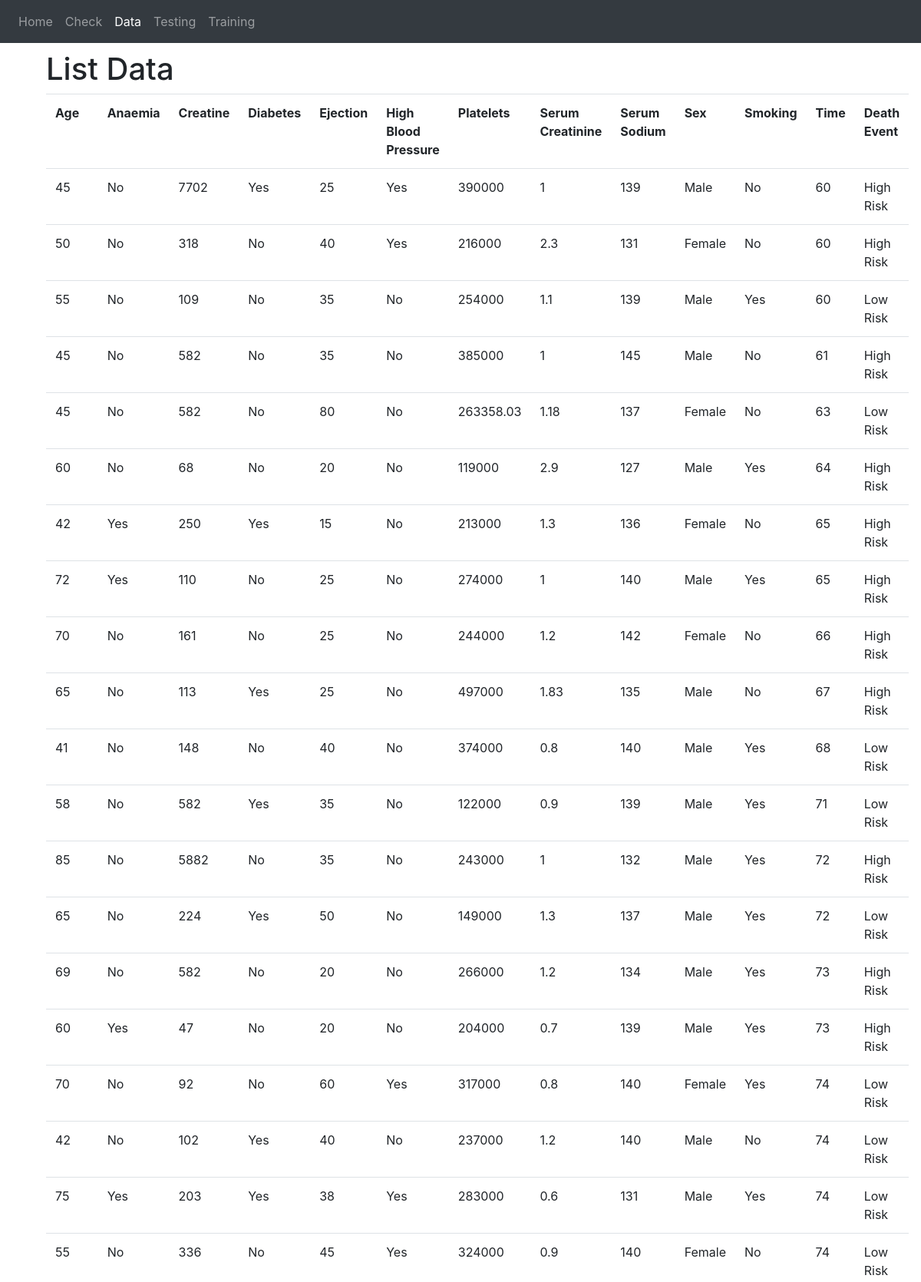
The app's page /data.php (upper part) with its own data.
### tables this page shows
CREATE TABLE `datas` (
  `age` varchar(5) DEFAULT NULL,
  `anaemia` varchar(7) DEFAULT NULL,
  `creatinine_phosphokinase` varchar(24) DEFAULT NULL,
  `diabetes` varchar(8) DEFAULT NULL,
  `ejection_fraction` varchar(17) DEFAULT NULL,
  `high_blood_pressure` varchar(19) DEFAULT NULL,
  `platelets` varchar(9) DEFAULT NULL,
  `serum_creatinine` varchar(16) DEFAULT NULL,
  `serum_sodium` varchar(12) DEFAULT NULL,
  `sex` varchar(3) DEFAULT NULL,
  `smoking` varchar(7) DEFAULT NULL,
  `time` varchar(4) DEFAULT NULL,
  `DEATH_EVENT` varchar(11) DEFAULT NULL
);

### data.php (the view, shortened to what this page needs)
<?php
require_once 'include/header.php';
require_once 'dbconnect.php';
?>
    <nav class="navbar navbar-expand-lg navbar-dark bg-dark">
        <div class="collapse navbar-collapse" id="navbarNav">
            <ul class="navbar-nav">
                <li class="nav-item">
                    <a class="nav-link" href="home.php">Home</a>
                </li>
                <li class="nav-item">
                    <a class="nav-link" href="form.php">Check</a>
                </li>
                <li class="nav-item active">
                    <a class="nav-link" href="data.php">Data <span class="sr-only">(current)</span></a>
                </li>
                <li class="nav-item">
                    <a class="nav-link" href="testingupload.php">Testing</a>
                </li>
                <li class="nav-item">
                    <a class="nav-link" href="trainingupload.php">Training</a>
                </li>
            </ul>
        </div>
    </nav>
    <div class="myDiv2">
    <h1>List Data</h1>
    <?php
        $query = "SELECT * FROM datas";
        $result = mysqli_query($connect, $query);
        echo"
            <table class=table><tr>
                <th>Age</th>
                <th>Anaemia</th>
                <th>Creatine</th>
                <th>Diabetes</th>
                <th>Ejection</th>
                <th>High Blood Pressure</th>
                <th>Platelets</th>
                <th>Serum Creatinine</th>
                <th>Serum Sodium</th>
                <th>Sex</th>
                <th>Smoking</th>
                <th>Time</th>
                <th>Death Event</th>
            </tr>
            ";
        while($row = mysqli_fetch_array($result)){
            if($row['anaemia'] == 1){
                $anaemia = "Yes";
            }
            else{
                $anaemia = "No";
            }
            if($row['diabetes'] == 1){
                $diabetes = "Yes";
            }
            else{
                $diabetes = "No";
            }
            if($row['high_blood_pressure'] == 1){
                $bloodpress = "Yes";
            }
            else{
                $bloodpress = "No";
            }
            if($row['smoking'] == 1){
                $smoking = "Yes";
            }
            else{
                $smoking = "No";
            }
            if($row['DEATH_EVENT'] == 1){
                $death = "High Risk";
            }
            else{
                $death = "Low Risk";
            }
            if($row['sex'] == 1){
                $sex= "Male";
            }
            else{
                $sex = "Female";
            }
              echo "<tr><td>$row[age]</td><td>$anaemia</td><td>$row[creatinine_phosphokinase]</td><td>$diabetes</td><td>$row[ejection_fraction]</td><td>$bloodpress</td><td>$row[platelets]</td><td>$row[serum_creatinine]</td><td>$row[serum_sodium]</td><td>$sex</td><td>$smoking</td><td>$row[time]</td><td>$death</td></tr>
              ";
              }
            echo "</table>";
    ?>
    </div>
<?php
require_once 'include/footer.php';
?>

### include/header.php (shortened to what this page needs)
<!doctype html>
<html lang="en">
  <head>
    <link rel="stylesheet" href="https://cdn.jsdelivr.net/npm/bootstrap@4.5.3/dist/css/bootstrap.min.css">
  </head>
  <body>

### include/footer.php (shortened to what this page needs)
  </body>
</html>

### include/header.php (style rules this page uses)
.myDiv2 { margin: auto; padding-top: 10px; width: 90%; text-align: justify; }

### records on screen
datas: age "45", anaemia "No", creatinine_phosphokinase "7702", diabetes "Yes", ejection_fraction "25", high_blood_pressure "Yes", platelets "390000", serum_creatinine "1", serum_sodium "139", sex "Male", smoking "No", time "60", DEATH_EVENT "High Risk"
datas: age "50", anaemia "No", creatinine_phosphokinase "318", diabetes "No", ejection_fraction "40", high_blood_pressure "Yes", platelets "216000", serum_creatinine "2.3", serum_sodium "131", sex "Female", smoking "No", time "60", DEATH_EVENT "High Risk"
datas: age "55", anaemia "No", creatinine_phosphokinase "109", diabetes "No", ejection_fraction "35", high_blood_pressure "No", platelets "254000", serum_creatinine "1.1", serum_sodium "139", sex "Male", smoking "Yes", time "60", DEATH_EVENT "Low Risk"
datas: age "45", anaemia "No", creatinine_phosphokinase "582", diabetes "No", ejection_fraction "35", high_blood_pressure "No", platelets "385000", serum_creatinine "1", serum_sodium "145", sex "Male", smoking "No", time "61", DEATH_EVENT "High Risk"
datas: age "45", anaemia "No", creatinine_phosphokinase "582", diabetes "No", ejection_fraction "80", high_blood_pressure "No", platelets "263358.03", serum_creatinine "1.18", serum_sodium "137", sex "Female", smoking "No", time "63", DEATH_EVENT "Low Risk"
datas: age "60", anaemia "No", creatinine_phosphokinase "68", diabetes "No", ejection_fraction "20", high_blood_pressure "No", platelets "119000", serum_creatinine "2.9", serum_sodium "127", sex "Male", smoking "Yes", time "64", DEATH_EVENT "High Risk"
datas: age "42", anaemia "Yes", creatinine_phosphokinase "250", diabetes "Yes", ejection_fraction "15", high_blood_pressure "No", platelets "213000", serum_creatinine "1.3", serum_sodium "136", sex "Female", smoking "No", time "65", DEATH_EVENT "High Risk"
datas: age "72", anaemia "Yes", creatinine_phosphokinase "110", diabetes "No", ejection_fraction "25", high_blood_pressure "No", platelets "274000", serum_creatinine "1", serum_sodium "140", sex "Male", smoking "Yes", time "65", DEATH_EVENT "High Risk"
datas: age "70", anaemia "No", creatinine_phosphokinase "161", diabetes "No", ejection_fraction "25", high_blood_pressure "No", platelets "244000", serum_creatinine "1.2", serum_sodium "142", sex "Female", smoking "No", time "66", DEATH_EVENT "High Risk"
datas: age "65", anaemia "No", creatinine_phosphokinase "113", diabetes "Yes", ejection_fraction "25", high_blood_pressure "No", platelets "497000", serum_creatinine "1.83", serum_sodium "135", sex "Male", smoking "No", time "67", DEATH_EVENT "High Risk"
datas: age "41", anaemia "No", creatinine_phosphokinase "148", diabetes "No", ejection_fraction "40", high_blood_pressure "No", platelets "374000", serum_creatinine "0.8", serum_sodium "140", sex "Male", smoking "Yes", time "68", DEATH_EVENT "Low Risk"
datas: age "58", anaemia "No", creatinine_phosphokinase "582", diabetes "Yes", ejection_fraction "35", high_blood_pressure "No", platelets "122000", serum_creatinine "0.9", serum_sodium "139", sex "Male", smoking "Yes", time "71", DEATH_EVENT "Low Risk"
datas: age "85", anaemia "No", creatinine_phosphokinase "5882", diabetes "No", ejection_fraction "35", high_blood_pressure "No", platelets "243000", serum_creatinine "1", serum_sodium "132", sex "Male", smoking "Yes", time "72", DEATH_EVENT "High Risk"
datas: age "65", anaemia "No", creatinine_phosphokinase "224", diabetes "Yes", ejection_fraction "50", high_blood_pressure "No", platelets "149000", serum_creatinine "1.3", serum_sodium "137", sex "Male", smoking "Yes", time "72", DEATH_EVENT "Low Risk"
datas: age "69", anaemia "No", creatinine_phosphokinase "582", diabetes "No", ejection_fraction "20", high_blood_pressure "No", platelets "266000", serum_creatinine "1.2", serum_sodium "134", sex "Male", smoking "Yes", time "73", DEATH_EVENT "High Risk"
datas: age "60", anaemia "Yes", creatinine_phosphokinase "47", diabetes "No", ejection_fraction "20", high_blood_pressure "No", platelets "204000", serum_creatinine "0.7", serum_sodium "139", sex "Male", smoking "Yes", time "73", DEATH_EVENT "High Risk"
datas: age "70", anaemia "No", creatinine_phosphokinase "92", diabetes "No", ejection_fraction "60", high_blood_pressure "Yes", platelets "317000", serum_creatinine "0.8", serum_sodium "140", sex "Female", smoking "Yes", time "74", DEATH_EVENT "Low Risk"
datas: age "42", anaemia "No", creatinine_phosphokinase "102", diabetes "Yes", ejection_fraction "40", high_blood_pressure "No", platelets "237000", serum_creatinine "1.2", serum_sodium "140", sex "Male", smoking "No", time "74", DEATH_EVENT "Low Risk"
datas: age "75", anaemia "Yes", creatinine_phosphokinase "203", diabetes "Yes", ejection_fraction "38", high_blood_pressure "Yes", platelets "283000", serum_creatinine "0.6", serum_sodium "131", sex "Male", smoking "Yes", time "74", DEATH_EVENT "Low Risk"
datas: age "55", anaemia "No", creatinine_phosphokinase "336", diabetes "No", ejection_fraction "45", high_blood_pressure "Yes", platelets "324000", serum_creatinine "0.9", serum_sodium "140", sex "Female", smoking "No", time "74", DEATH_EVENT "Low Risk"
